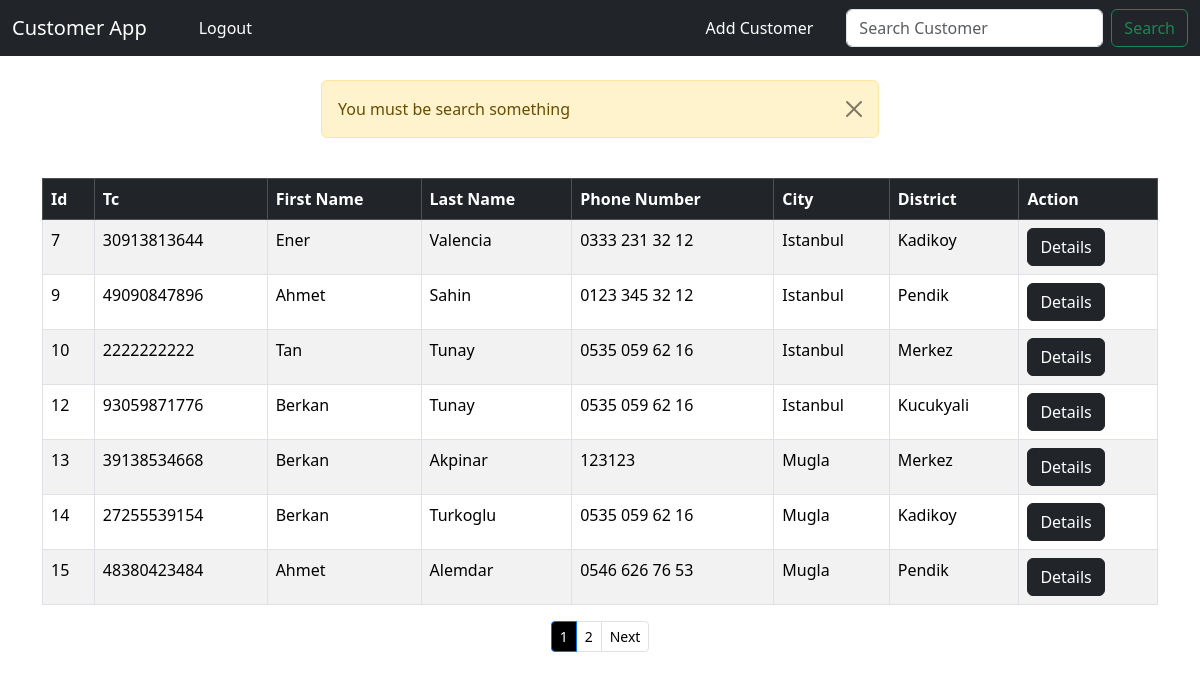
The app's page /search_customer/ (signed in) with its own data.
### crm/models.py (models this page shows, shortened)
class Customer(models.Model):
    created_at = models.DateTimeField(auto_now_add=True)
    tc_no = models.IntegerField(editable=True, validators=[
        RegexValidator(
            r'^[1-9]{1}[0-9]{9}[02468]{1}$',
            message="Invalid Tc No ",
            code="invalid_number"
            )
        ], unique=True)
    first_name = models.CharField(max_length=50, editable=True)
    last_name =  models.CharField(max_length=50, editable=True)
    phone = models.CharField(max_length=15, editable=True)
    city =  models.CharField(max_length=50, editable=True)
    district =  models.CharField(max_length=50, editable=True)

### crm/views.py (the view)
# urls.py: path("search_customer/", views.search_customer, name="search_customer"),
def search_customer(request):
    if request.user.is_authenticated:
        if request.method == 'POST':
            searched = request.POST.get('searched')
            customers = Customer.objects.all()
            if searched:
                customers = customers.filter(
                    Q(first_name__contains=searched) |
                    Q(last_name__contains=searched) |
                    Q(city__contains=searched) |
                    Q(district__contains=searched)
                    )
            customers = customers.order_by('-created_at')
        else :
            messages.success(request, "You must be search something")
            customers = Customer.objects.all()
        p = Paginator(customers, 7)
        page = request.GET.get('page')
        customers = p.get_page(page)
        return render(request, 'search_customer.html', {'customers':customers})
    else :
        messages.success(request, "You must be logged in")
        return redirect('home')

### crm/templates/search_customer.html (shortened to what this page needs)
{% extends 'base.html' %}
{% block content %}
        <table class="table table-striped table-hover table-bordered">
            <thead class="table-dark" >
            <tr >
                <th scope="col">Id</th>
                <th scope="col">Tc</th>
                <th scope="col">First Name</th>
                <th scope="col">Last Name</th>
                <th scope="col">Phone Number</th>
                <th scope="col">City</th>
                <th scope="col">District</th>
                <th scope="col">Action</th>
            </tr>
            </thead>
            <tbody>
                {% if customers %}
                {% for customer in customers %}
                    <tr>
                        <td>{{ customer.id }}</td>
                        <td>{{ customer.tc_no }}</td>
                        <td>{{ customer.first_name }}</td>
                        <td>{{ customer.last_name }}</td>
                        <td>{{ customer.phone }}</td>
                        <td>{{ customer.city }}</td>
                        <td>{{ customer.district }}</td>
                        <td><a href="{% url 'customer' customer.id %}" class="btn btn-dark">Details</a></td>
                    </tr>
                {% endfor %}
                {% endif %}
            </tbody>
        </table>
        <nav aria-label="Page navigation example">
            <ul class="pagination justify-content-center pagination-sm">
                <li class="page-item active">
                  <span class="page-link" style="color: white; background-color: black;">
                    {{ customers.number }}
                  </span>
                </li>
              {% if customers.has_next %}
              <li class="page-item"><a class="page-link" style="color: black;" href="?page={{ customers.next_page_number }}">{{ customers.next_page_number }}</a></li>
              <li class="page-item"><a class="page-link" style="color: black;" href="?page={{ customers.next_page_number }}">Next</a></li>
              {% endif %}
            </ul>
          </nav>
{% endblock content %}

### records on screen
Customer: id "7", tc_no "30913813644", first_name "Ener", last_name "Valencia", phone "0333 231 32 12", city "Istanbul", district "Kadikoy"
Customer: id "9", tc_no "49090847896", first_name "Ahmet", last_name "Sahin", phone "0123 345 32 12", city "Istanbul", district "Pendik"
Customer: id "10", tc_no "2222222222", first_name "Tan", last_name "Tunay", phone "0535 059 62 16", city "Istanbul", district "Merkez"
Customer: id "12", tc_no "93059871776", first_name "Berkan", last_name "Tunay", phone "0535 059 62 16", city "Istanbul", district "Kucukyali"
Customer: id "13", tc_no "39138534668", first_name "Berkan", last_name "Akpinar", phone "123123", city "Mugla", district "Merkez"
Customer: id "14", tc_no "27255539154", first_name "Berkan", last_name "Turkoglu", phone "0535 059 62 16", city "Mugla", district "Kadikoy"
Customer: id "15", tc_no "48380423484", first_name "Ahmet", last_name "Alemdar", phone "0546 626 76 53", city "Mugla", district "Pendik"

### other values on screen
{{ message }} "You must be search something"
{{ customers.number }} "1"
{{ customers.next_page_number }} "2"
